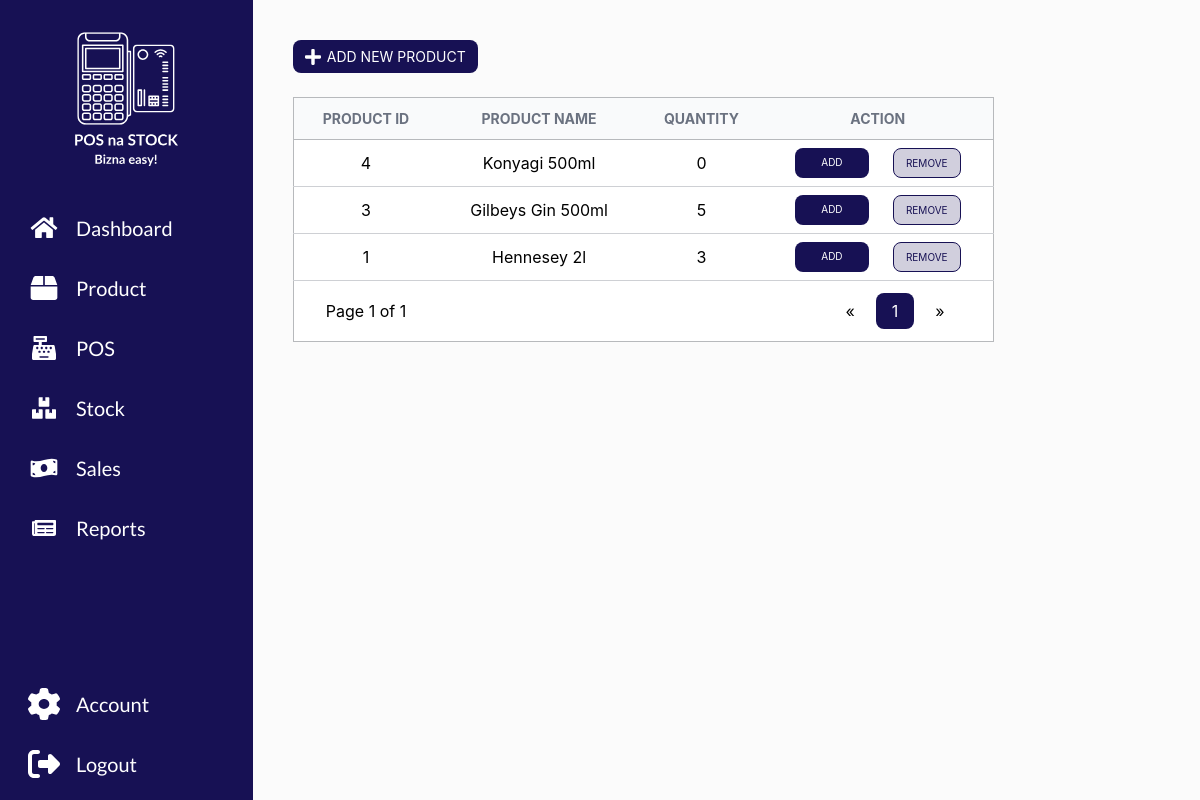
Page /pos/stock/1 (signed in) on the committed database.
### pos/models.py (models this page shows, shortened)
class Product(models.Model):
    product_id = models.SmallAutoField(primary_key=True)
    name = models.CharField(max_length=200)
    quantity = models.IntegerField(default=0)
    unit_price = models.IntegerField(default=0)
    description = models.CharField(max_length=200, blank=True)

### pos/views.py (the view)
# urls.py: path('stock/<int:page>',views.stock,name='stock'),
@login_required
def stock(request, page):
    product_list = Product.objects.all().order_by("-product_id")
    paginator = Paginator(product_list, per_page=12)
    page_object = paginator.get_page(page)
    context = {"page_object": page_object}
    return render(request, 'pos/user/stock.html', context)

### templates/pos/user/stock.html (shortened to what this page needs)
{% extends 'pos/user/base.html' %}
{% load static %}
{% block body_block %}
    <main>
        <button id="new_product" class="btn-primary">
            <img alt="home" src="{% static 'images/plus.svg' %}"/>
            ADD NEW PRODUCT
        </button>
        <table class="product">
            <thead>
                <tr>
                    <th>PRODUCT ID</th>
                    <th>PRODUCT NAME</th>
                    <th>QUANTITY</th>
                    <th>ACTION</th>
                </tr>
            </thead>
            <tbody>
                {% for product in page_object %}
                <tr>
                    <td>{{ product.product_id }}</td>
                    <td>{{ product.name }}</td>
                    <td>{{ product.quantity }}</td>
                    <td class="button-cell">
                        <a class="btn-primary2" href="{% url 'pos:add_stock' product.product_id %}">
                            ADD
                        </a>
                        <a class="btn-secondary2" href="{% url 'pos:remove_stock' product.product_id %}">
                            REMOVE
                        </a>
                    </td>
                </tr>
                {% endfor %}
            </tbody>
            <tfoot>
                <tr>
                    <td>Page {{ page_object.number }} of {{ page_object.paginator.num_pages }}</td>
                    <td colspan="4">
                        <div class="pagination-cell">
                            <a class="pagination-ends" href="{% url 'pos:stock' 1 %}">&laquo;</a>
                            {% for num in page_object.paginator.page_range %}
                                {% if page_object.number == num %}
                                    <span class="pagination-active">{{ num }}</span>
                                {% else %}
                                    <a class="pagination" href="{% url 'pos:stock' num %}">{{ num }}</a>
                                {% endif %}
                            {% endfor %}
                            <a class="pagination-ends" href="{% url 'pos:stock' page_object.paginator.num_pages|default:1 %}">&raquo;</a>
                        </div>
                    </td>
                </tr>
            </tfoot>
        </table>
    </main>
{% endblock %}

### pos/static/styles/style.css (style rules this page uses)
* { padding: 0; margin: 0; }
html,body { height:100%; }
body { display: flex; background-color: #FBFBFB; }
main { padding-top: 40px; padding-left: 40px; padding-right: 40px; }
.btn-primary { background-color: #171154; border: transparent; display: flex; align-items: center; padding: 8px 12px; border-radius: 8px; color: #FFFFFF; font-size: 14px; font-family: Inter, sans-serif; }
.btn-primary img { margin-right: 6px; }
table { border: 1px solid #B7B9BC; border-collapse: collapse; border-radius: 12px; margin-top: 24px; }
thead { border: 1px solid #B7B9BC; background-color: #F9FAFB; color: #6B7280; }
thead th { padding: 12px 24px; font-family: Inter, sans-serif; font-size: 14px; background-color: #F9FAFB; }
tbody tr { border-bottom: 1px solid #ced0d4; }
td { font-family: Inter, sans-serif; padding: 12px 32px; text-align: center; background-color: #FFFFFF; }
.button-cell { display: flex; padding: 8px 32px; }
.btn-primary2 { text-decoration: none; background-color: #171154; border: transparent; width: 50px; padding: 8px 12px; border-radius: 8px; color: #FFFFFF; font-size: 10px; font-family: Inter, sans-serif; margin-right: 24px; }
.btn-secondary2 { text-decoration: none; background-color: #D1CFDD; border: 1px solid #171154; display: flex; align-items: center; padding: 8px 12px; border-radius: 8px; color: #171154; font-size: 10px; font-family: Inter, sans-serif; }
.pagination-cell { display: flex; justify-content: flex-end; gap: 5px; }
.pagination-active { background-color: #171154; text-decoration: none; border-radius: 8px; padding: 8px 16px; color: #FFFFFF; float: left; }
.pagination-ends { float: left; color: black; padding: 8px 16px; border-radius: 8px; text-decoration: none; transition: background-color .3s; }

### rows in the picture
Product: product_id "4", name "Konyagi 500ml", quantity "0"
Product: product_id "3", name "Gilbeys Gin 500ml", quantity "5"
Product: product_id "1", name "Hennesey 2l", quantity "3"

### other values in the picture
{{ page_object.number }} "1"
{{ page_object.paginator.num_pages }} "1"
{{ num }} "1"
